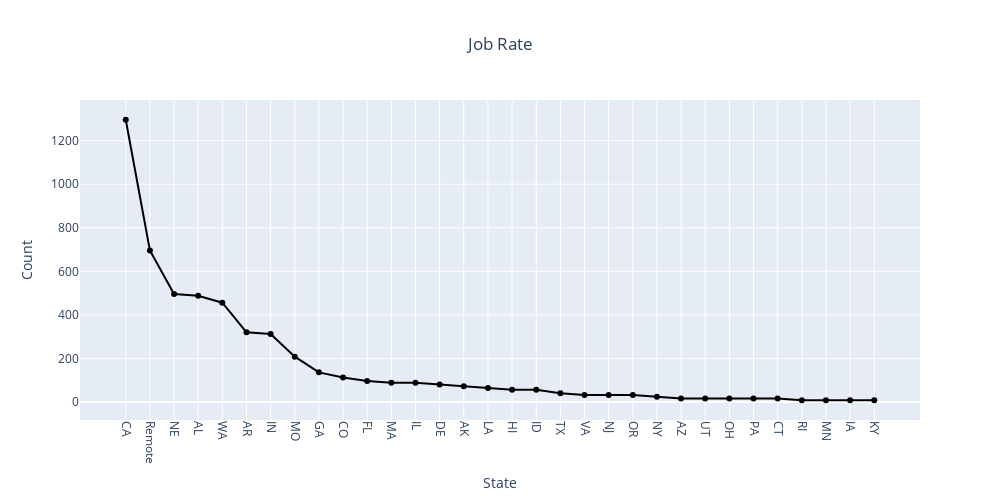

The notebook cell this image was saved under:
### Markdown cell above
# Number of Jobs and States

### Code cell
temp = df[df["State"] != "United States"]
grouped_data = temp.groupby("State")["Average Salary"].count().sort_values(ascending=False)
fig = go.Figure(
    data=[
        go.Scatter(
            x=grouped_data.index,
            y=grouped_data.values,
            mode="lines+markers",
            line=dict(color="black"),
            marker=dict(symbol="circle"),
            name="Job Rate"
        )
    ]
)
fig.update_layout(
    title="Job Rate",
    xaxis_title="State",
    yaxis_title="Count",
    height=500,
    width=1000,
    title_x=0.5
)
fig.update_xaxes(tickangle=90)
fig.show()

### Figure 1 — Plotly figure (JSON) as saved in the notebook; plotly's stock layout.template omitted (floating-point values rounded to 4 significant figures)
{"data": [{"line": {"color": "black"}, "marker": {"symbol": "circle"}, "mode": "lines+markers", "name": "Job Rate", "type": "scatter", "x": ["CA", "Remote", "NE", "AL", "WA", "AR", "IN", "MO", "GA", "CO", "FL", "MA", "IL", "DE", "AK", "LA", "HI", "ID", "TX", "VA", "NJ", "OR", "NY", "AZ", "UT", "OH", "PA", "CT", "RI", "MN", "IA", "KY"], "y": [1296, 696, 496, 488, 456, 320, 312, 208, 136, 112, 96, 88, 88, 80, 72, 64, 56, 56, 40, 32, 32, 32, 24, 16, 16, 16, 16, 16, 8, 8, 8, 8]}], "layout": {"height": 500, "title": {"text": "Job Rate", "x": 0.5}, "width": 1000, "xaxis": {"tickangle": 90, "title": {"text": "State"}}, "yaxis": {"title": {"text": "Count"}}}}
